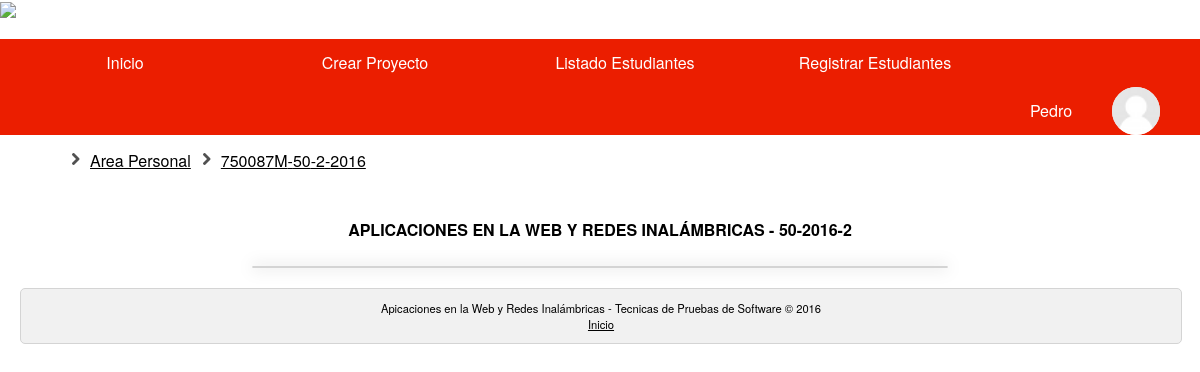
/info_proyectos.php?id=750087M&grupo=50&year=2016&periodo=2 (signed in), run on the app's committed database.
### tables this page shows
CREATE TABLE IF NOT EXISTS `usuarios` (
  `Documento` int(11) NOT NULL,
  `Id_Tipo` int(11) NOT NULL,
  `Nombres` varchar(50) NOT NULL,
  `Apellidos` varchar(50) NOT NULL,
  `Correo` varchar(50) NOT NULL,
  `Codigo` int(10) NOT NULL,
  `Contrasena` varchar(50) NOT NULL,
  `Activo` int(11) NOT NULL,
  `Foto` varchar(200) NOT NULL
);

CREATE TABLE IF NOT EXISTS `asignaturas` (
  `Id_Asignatura` varchar(10) NOT NULL,
  `Nombre` varchar(200) NOT NULL
);

### php/Conexion/UsuariosBD.php (called while the page is built, shortened)
<?php
require_once '/../modelo/Usuarios.php';
class UsuariosBD
{
        public function consultarUsuario($id){
            $usuario=null;
	    $conexion=new Conexion();
            $sql= "select * from usuarios where Documento=:id";
            $statement= $conexion->prepare($sql);
            $statement-> bindParam(":id",$id);
            $statement->execute();
            while ($result =$statement->fetchAll()){
                $documento= $result[0]['Documento'];
                $tipo = $result[0]['Id_Tipo'];
                $nombre= $result[0]['Nombres'];
                $apellido= $result[0]['Apellidos'];
                $correo= $result[0]['Correo'];
                $codigo=$result[0]['Codigo'];
                $pass= $result[0]['Contrasena'];
                $activo= $result[0]['Activo'];
                $foto= $result[0]['Foto'];
                $usuario=new Usuarios($documento, $tipo, $nombre, $apellido, $correo, $codigo, $pass, $activo,$foto);
                break;
            }
            return $usuario;
        }
}
?>

### php/Modelo/Usuarios.php (called while the page is built, shortened)
<?php
class Usuarios {
    private $Nombres;
    private $foto;
    function getFoto() {
        return $this->foto;
    }
    function __construct($Documento, $Id_Tipo, $Nombres, $Apellidos, $Correo, $Codigo, $Contrasena, $Activo, $foto) {
        $this->Nombres = $Nombres;
        $this->foto = $foto;
    }
    public function getNombres() {
        return $this->Nombres;
    }
}
?>

### php/Conexion/AsignaturasBD.php (called while the page is built, shortened)
<?php
include_once '/../Modelo/Asignaturas.php';
class AsignaturasBD
{
        public function consultarAsignaturaId($id){
            $asignatura=null;
	    $conexion=new Conexion();
            $sql= "select * from asignaturas where Id_Asignatura=:id";
            $statement= $conexion->prepare($sql);
            $statement-> bindParam(":id",$id);
            $statement->execute();
            while ($result =$statement->fetchAll()){
                $nombre= $result[0]['Nombre'];
                $asignatura=new Asignaturas($id, $nombre);
                break;
            }
            return $asignatura;
        }
}
?>

### php/Modelo/Asignaturas.php (called while the page is built, shortened)
<?php
class Asignaturas {
    private $Nombre;
    function __construct($Id_Asignaturas, $Nombre) {
        $this->Nombre = $Nombre;
    }
    public function getNombre() {
        return $this->Nombre;
    }
}
?>

### info_proyectos.php (the view, shortened to what this page needs)
<!DOCTYPE html>
<html>
<head>
	<link rel="stylesheet" type="text/css" href="css/estilo.css">
	<link rel="stylesheet" type="text/css" href="css/cuerpo_info_proyectos.css">
	<link rel="stylesheet" type="text/css" href="css/breadcrumb.css">
</head>
<body>
  <?php
    include_once './php/Modelo/Asignaturas.php';
    include_once './php/Conexion/AsignaturasBD.php';
    include_once './php/Conexion/ProyectosBD.php';
    include_once './php/Modelo/Usuarios.php';
    include_once './php/Conexion/UsuariosBD.php';
    $id=$_GET['id'];
    $id_asi=  substr($id, 0,7);
    $abd=new AsignaturasBD();
    $asignatura=$abd->consultarAsignaturaId($id_asi);
  ?>
	<header>
		<?php include "php/cabecera_usuario_asignatura.php"; ?>
	</header>
	<div id="cuerpo">
		<ul class="breadcrumb">
  			<li><a href="home.php">Area Personal</a></li>
  			<?php
        echo '<li><a href="#">'.$id.'-'.$grupo.'-'.$periodo.'-'.$year.'</a></li>';
        ?>
		</ul>
		<section>
		<?php
      echo '<br><br><br><center><strong>'.$asignatura->getNombre().' - '.$grupo.'-'.$year.'-'.$periodo.'</strong></center>';
      echo '<div id="proyectos">';
      echo '</div>';
    ?>
		</section>
	</div>
	<div id="pie">
		<footer>
			<p>Apicaciones en la Web y Redes Inalámbricas - Tecnicas de Pruebas de Software &copy; 2016<br>
			<a href="home.php">Inicio</a></p>
		</footer>
	</div>
</body>
</html>

### php/cabecera_usuario_asignatura.php (shortened to what this page needs)
<?php
    include_once './php/Conexion/UsuariosBD.php';
    include_once './php/Modelo/Usuarios.php';
    $Documento = $_SESSION["user_id"];
    $ubd = new UsuariosBD();
    $user = $ubd->consultarUsuario($Documento);
    $nombre=$user->getNombres();
    $foto=$user->getFoto();
    $year= $_GET['year'];
    $periodo= $_GET['periodo'];
    $grupo=  $_GET['grupo'];
    $id=$_GET['id'];
    $id_asi=  substr($id, 0,7);
  ?>
<div id="cabecera">
	<a href="http://www.univalle.edu.co"><img src="images/LogoUnivalle.png"></a>
		<nav>
			<ul class="menu">
				<li><a href="home.php">Inicio</a></li>
				<?php if($_SESSION['tipo_user'] == 2):?>
				<?php
				echo
				'<li><a href="crear_proyecto.php?asignatura='.$id_asi.'&year='.$year.'&periodo='.$periodo.'&grupo='.$grupo.'">Crear Proyecto</a></li>';
				echo
				'<li><a href="listado_estudiantes.php?asignatura='.$id_asi.'&year='.$year.'&periodo='.$periodo.'&grupo='.$grupo.'">Listado Estudiantes</a></li>';
                echo
					'<li><a href="registrar_estudiante.php?asignatura='.$id_asi.'&year='.$year.'&periodo='.$periodo.'&grupo='.$grupo.'&id=1">Registrar Estudiantes</a></li>';
				?>
				<?php endif; ?>
				<?php
					$perfil=substr($foto, 6, strlen($foto));
          			echo '<li id="usuario" ><a href="#">'.$nombre.'<img id="perfil" src="'.$perfil.'"></a>';
				?>
				</li>
			</ul>
		</nav>
</div>

### css/estilo.css (style rules this page uses)
a { color: #000000; }
body { font: 100%; font-family: "Helvetica Neue", Helvetica, Arial, sans-serif; margin-left: 20px; margin-right: 20px; padding-top: 125px; background-color: #FFFFFF; }
header { width: 100%; left: 0; top: 0; position: fixed; background-color: #FFFFFF; }
#usuario { float: right; }
nav ul { list-style: none; padding: 0; }
nav li { text-align: center; line-height: 3rem; position: relative; width: 250px; }
nav a { color: #fff; display: block; padding: 0 2.5em; text-decoration: none; transition: .4s; }
.menu { background-color: #EB1E00; display: table; width: 100%; }
.menu > li { float: left; }
#cuerpo { width: 100%; text-align: justify; }
#pie { clear: both; background-color: #F1F1F1; margin-top: 20px; width: 100%; border: 1px solid #D4D4D4; border-radius: 5px; text-align: center; font-size: 70%; }
#perfil { width: 48px; height: 48px; border-radius: 100%; -webkit-border-radius: 100%; -moz-border-radius: 100%; background-color: #fff; overflow: hidden; float: right; }

### css/cuerpo_info_proyectos.css (style rules this page uses)
#proyectos { -webkit-box-shadow: 0 0 15px #aaa; border-radius: 5px; border: 1px solid #D4D4D4; margin-top: 25px; margin-left: 20%; margin-right: 20%; background-color: #E6E6E6; }

### css/breadcrumb.css (style rules this page uses)
.breadcrumb li { list-style: none; float: left; margin-left: 30px; list-style-image:url(../images/right.png); }

### data on the page
usuarios: Nombres "Pedro", Foto (picture)
asignaturas: Nombre "APLICACIONES EN LA WEB Y REDES INALÁMBRICAS"

### other printed values
$id "750087M"
$grupo "50"
$periodo "2"
$year "2016"
